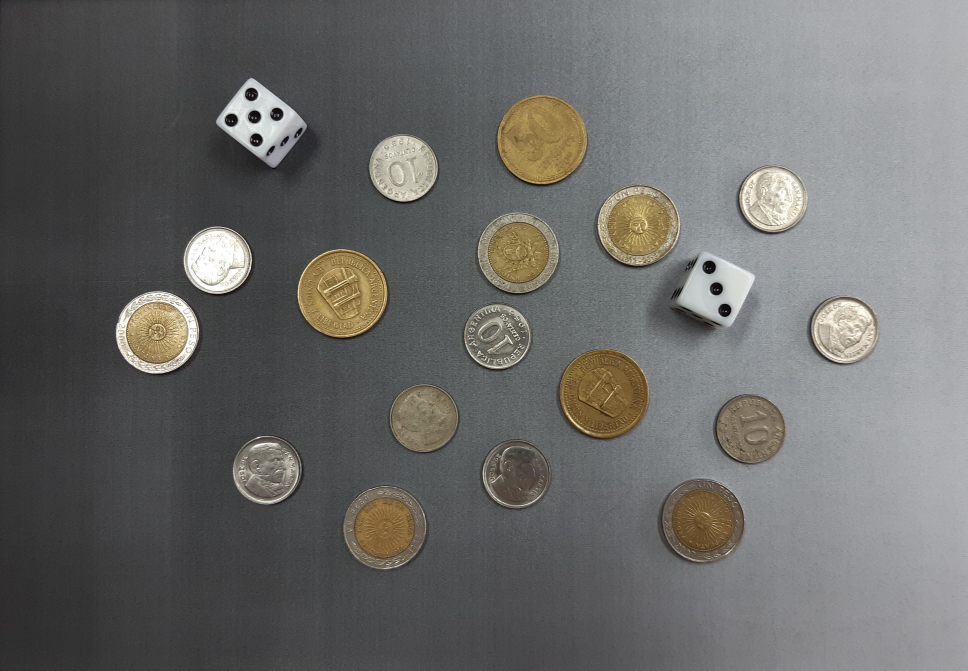
#> input picture Facultad/PDI/TP2/Problema1/monedas.jpg, 3871 x 2681 px (shown at 1/4 size)
$ python problema1.py
#> lines starting #> are read from the running program, lines starting #| are printed output that depends on the picture; after the words box and inside, x2 and y2 are one past the last pixel; in counts of white or black regions, pixels touching at a corner belong together
import cv2
import numpy as np
import os

def mostrar(titulo, imagen):
    cv2.namedWindow(titulo, cv2.WINDOW_NORMAL)
    cv2.resizeWindow(titulo, 1000, 800)
    cv2.imshow(titulo, imagen)
    print(f"Presiona una tecla en '{titulo}' para continuar...")
    cv2.waitKey(0)
    cv2.destroyAllWindows()

# --- PREPROCESADO ---

# Asegura que busque la imagen en la misma carpeta que el script
directorio_script = os.path.dirname(os.path.abspath(__file__))
ruta_imagen = os.path.join(directorio_script, "monedas.jpg")
img_original = cv2.imread(ruta_imagen)
#> img_original is the input picture: shape (2681, 3871, 3); mean B, G, R 105.5, 107.4, 107.5

if img_original is None:
    print("Error: No se encuentra la imagen 'monedas.jpg' en el directorio.")
    exit()

# (ESCALADO)
scale_percent = 800 / img_original.shape[1]
#> scale_percent = 0.207
width = int(img_original.shape[1] * scale_percent)
#> width = 800
height = int(img_original.shape[0] * scale_percent)
#> height = 554
img = cv2.resize(img_original, (width, height), interpolation=cv2.INTER_AREA)

gray = cv2.cvtColor(img, cv2.COLOR_BGR2GRAY)
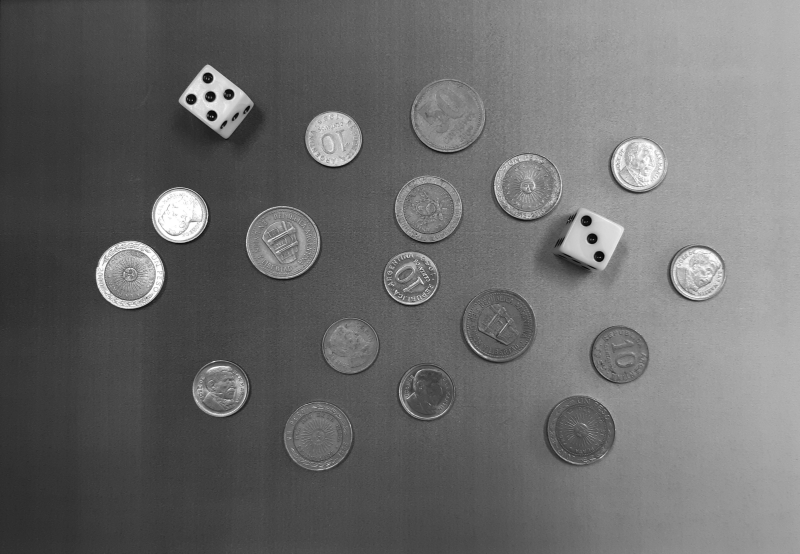
#> gray: shape (554, 800); min 5, max 255, mean 107.2
img_blur = cv2.GaussianBlur(gray, (3, 3), 0)

# Corregir fondo no uniforme (Top-Hat / Sustracción de fondo)
kernel_fondo = cv2.getStructuringElement(cv2.MORPH_ELLIPSE, (71, 71))
img_sin_fondo = cv2.morphologyEx(img_blur, cv2.MORPH_TOPHAT, kernel_fondo)
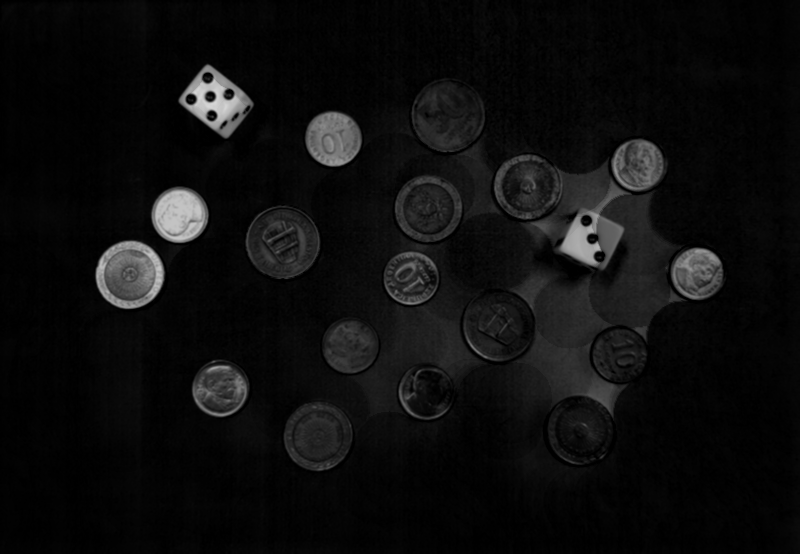
#> img_sin_fondo: shape (554, 800); min 0, max 216, mean 13.6

# mostrar("1. Preprocesado (Blur + Top-Hat)", img_sin_fondo)

# --- DETECCION DE BORDES ---
bordes = cv2.Canny(img_blur, 30, 80)
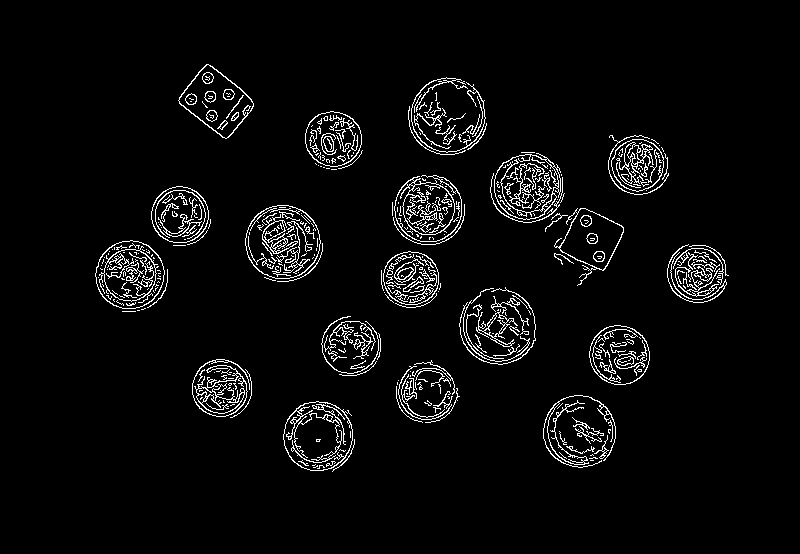
#> bordes: shape (554, 800); 4.2% white in thin lines or dots, all inside (x1, y1, x2, y2) = (95, 64, 729, 472)

# Refinamiento: Dilatación + Clausura
kernel_morf = cv2.getStructuringElement(cv2.MORPH_ELLIPSE, (2, 2))

# Dilatación
bordes_procesados = cv2.dilate(bordes, kernel_morf, iterations=1)
#> bordes_procesados: shape (554, 800); 8.4% white in thin lines or dots, all inside (x1, y1, x2, y2) = (95, 64, 730, 473)

# Clausura
bordes_procesados = cv2.morphologyEx(bordes_procesados, cv2.MORPH_CLOSE, kernel_morf, iterations=2)
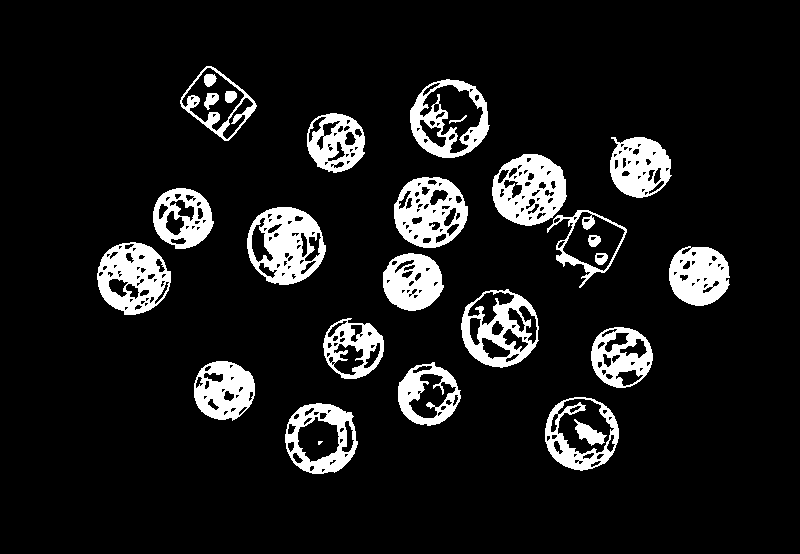
#> bordes_procesados: shape (554, 800); 10.4% white; 27 white regions (1 under 20 px)

# CORRECCIÓN DE FUSIÓN (Separar objetos pegados)
kernel_separacion = cv2.getStructuringElement(cv2.MORPH_ELLIPSE, (1, 1))
bordes_separados = cv2.erode(bordes_procesados, kernel_separacion, iterations=3)

# mostrar("Corrección 1: Objetos Separados (Erosión)", bordes_separados)

contours, _ = cv2.findContours(bordes_separados, cv2.RETR_EXTERNAL, cv2.CHAIN_APPROX_SIMPLE)
#> contours = 19 contours; largest, box (x1, y1, x2, y2) and area: (410, 79, 490, 158) 4774, (247, 207, 326, 285) 4652, (461, 289, 539, 368) 4636, (545, 397, 619, 471) 4202, (492, 154, 567, 226) 4060
print(f"Contornos encontrados: {len(contours)}")
#| Contornos encontrados: 19

# --- CLASIFICACION ---
img_resultado = img.copy()
monedas_cnt = []
dados_cnt = []

# Umbral para detectar los puntos dentro de los dados
thresh_puntos = cv2.adaptiveThreshold(img_blur, 255, cv2.ADAPTIVE_THRESH_GAUSSIAN_C,
                                      cv2.THRESH_BINARY_INV, 11, 2)
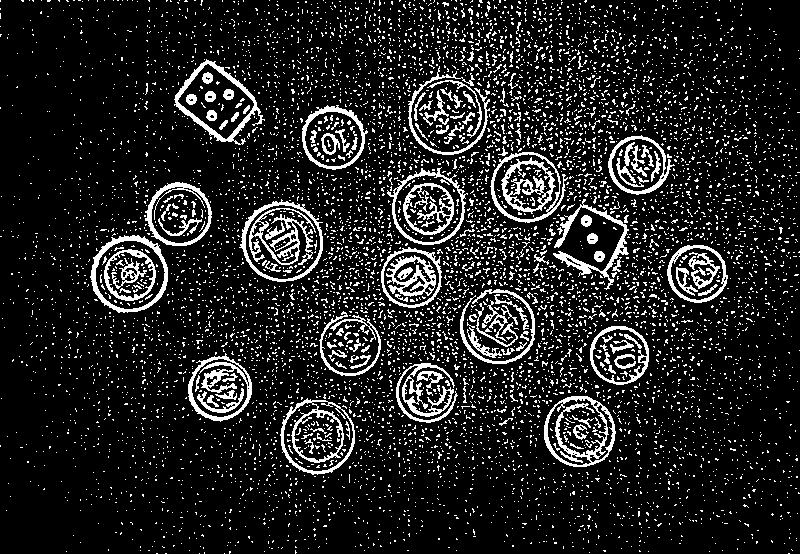
#> thresh_puntos: shape (554, 800); 12.9% white in thin lines or dots

print(f"\n--- ANÁLISIS HÍBRIDO (Fp + Vértices) ---")

for i, cnt in enumerate(contours):
    area = cv2.contourArea(cnt)
    perimetro = cv2.arcLength(cnt, True)

    if perimetro == 0 or area < 800: continue

    # Factor de forma (Circularidad)
    fp = area / (perimetro ** 2)

    # Aproximación de polígonos
    approx = cv2.approxPolyDP(cnt, 0.02 * perimetro, True)
    num_vertices = len(approx)

    es_moneda = False

    # Lógica de clasificación Híbrida
    if fp >= 0.068:
        es_moneda = True
    elif fp < 0.045:
        es_moneda = False
    else:
        # Zona gris: desempatar con vértices
        if num_vertices > 6:
            es_moneda = True
        else:
            es_moneda = False

    if not es_moneda:
        # --- ES UN DADO ---
        x, y, w, h = cv2.boundingRect(cnt)

        # Margen de Seguridad para la ROI
        margen = 8
        roi = thresh_puntos[y+margen : y+h-margen, x+margen : x+w-margen]

        subs, _ = cv2.findContours(roi, cv2.RETR_EXTERNAL, cv2.CHAIN_APPROX_SIMPLE)

        puntos = 0
        puntos_detectados = []

        for s in subs:
            area_punto = cv2.contourArea(s)

            # Filtro de tamaño para los puntos (pips)
            if 15 < area_punto < 400:

                # Circularidad del Punto
                perim_punto = cv2.arcLength(s, True)
                if perim_punto == 0: continue

                circularidad_punto = (4 * np.pi * area_punto) / (perim_punto ** 2)

                # Solo contamos si parece un círculo
                if circularidad_punto > 0.65:
                    puntos += 1

                    # Guardamos la posición para dibujarlo visualmente
                    M_p = cv2.moments(s)
                    if M_p["m00"] != 0:
                        cx_p = int(M_p["m10"] / M_p["m00"]) + x + margen
                        cy_p = int(M_p["m01"] / M_p["m00"]) + y + margen
                        puntos_detectados.append((cx_p, cy_p))

        etiqueta_visual = f"D-{puntos}"
        dados_cnt.append(puntos)
        color = (0, 0, 255) # Rojo para dados

        # Dibujamos puntos amarillos sobre los pips detectados para verificar
        for pt in puntos_detectados:
            cv2.circle(img_resultado, pt, 3, (0, 255, 255), -1)

    else:
        # --- ES UNA MONEDA ---
        # Clasificación por tamaño (Area)
        if area < 3500:
            val = "10c"
        elif area > 4500:
            val = "50c"
        else:
            val = "1p"

        etiqueta_visual = val
        monedas_cnt.append(val)
        color = (0, 255, 0) # Verde para monedas

    # --- VISUALIZACIÓN ---
    cv2.drawContours(img_resultado, [cnt], -1, color, 2)

    M = cv2.moments(cnt)
    if M["m00"] != 0:
        cX = int(M["m10"] / M["m00"])
        cY = int(M["m01"] / M["m00"])

        texto = etiqueta_visual
        # Texto con contorno negro para mejor contraste
        cv2.putText(img_resultado, texto, (cX - 25, cY + 5),
                    cv2.FONT_HERSHEY_SIMPLEX, 0.7, (0, 0, 0), 4)
        cv2.putText(img_resultado, texto, (cX - 25, cY + 5),
                    cv2.FONT_HERSHEY_SIMPLEX, 0.7, (255, 255, 255), 2)
#> this loop made 19 passes
#> (area, perimetro, fp, approx, num_vertices, es_moneda, x, y) on pass 19: (3224, 226.2, 0.063, [[206, 66], [180, 103], [228, 140], [256, 105]], 4, False, 180, 66)
#> (area, perimetro, fp, num_vertices, es_moneda, x, y, w) on pass 11: (2978.5, 373.9, 0.0213, 9, False, 547, 210, 80)
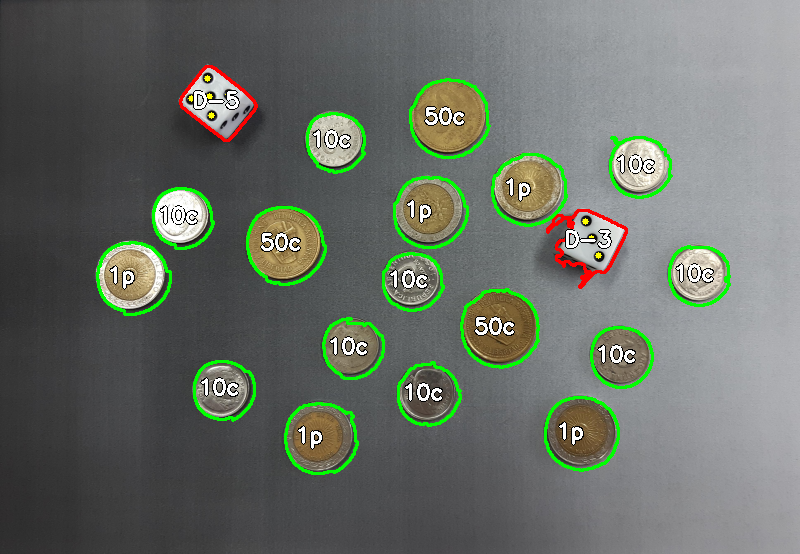
#> img_resultado: shape (554, 800, 3); mean B, G, R 102.7, 111.3, 105.1
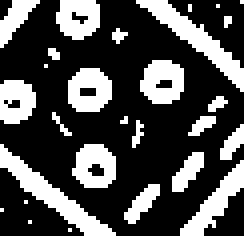
#> roi: shape (59, 61) (shown 4 times larger); 30.3% white; 28 white regions (15 under 20 px), largest, box (x1, y1, x2, y2) and area: (0, 36, 29, 59) 154, (34, 0, 61, 23) 147, (45, 40, 61, 59) 101
#> after the loop, dados_cnt = [3, 5]; monedas_cnt = ['1p', '1p', '10c', '10c', '10c', '10c', '50c', '10c', '10c', '1p', '50c', '10c', '1p', '1p', '10c', '10c', '50c']

mostrar("Resultado Clasificado Hibrido", img_resultado)

# --- REPORTE ---
print("\n" + "=" * 30)
print("       REPORTE FINAL")
print("=" * 30)

print(f"MONEDAS DETECTADAS: {len(monedas_cnt)}")
#| MONEDAS DETECTADAS: 17
print(f" -> 10c: {monedas_cnt.count('10c')}")
#|  -> 10c: 9
print(f" -> 1p:  {monedas_cnt.count('1p')}")
#|  -> 1p:  5
print(f" -> 50c: {monedas_cnt.count('50c')}")
#|  -> 50c: 3
print("-" * 30)
print(f"DADOS DETECTADOS: {len(dados_cnt)}")
#| DADOS DETECTADOS: 2
for val in sorted(set(dados_cnt)):
    print(f" -> Valor {val}: {dados_cnt.count(val)}")
#> this loop made 2 passes
#> val on passes 1 to 2: 3, 5
#|  -> Valor 3: 1
#|  -> Valor 5: 1
print("=" * 30)
